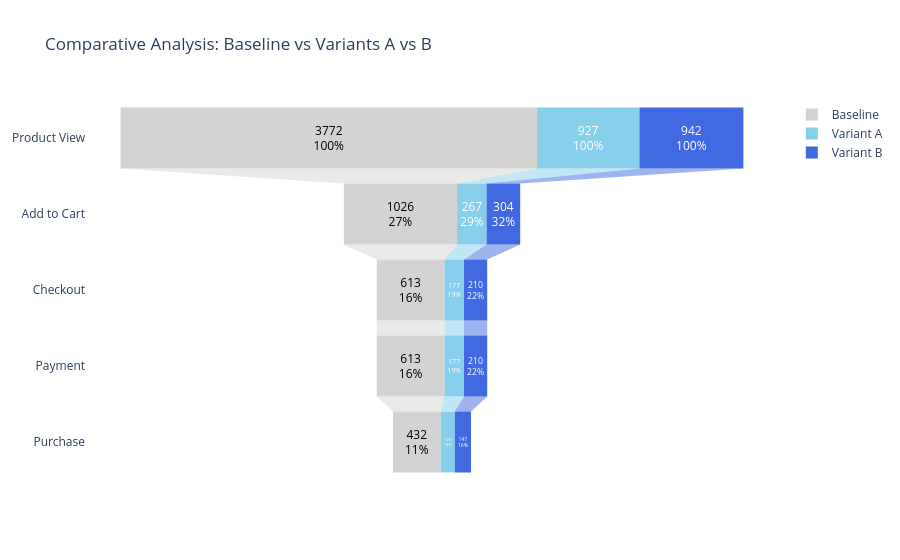
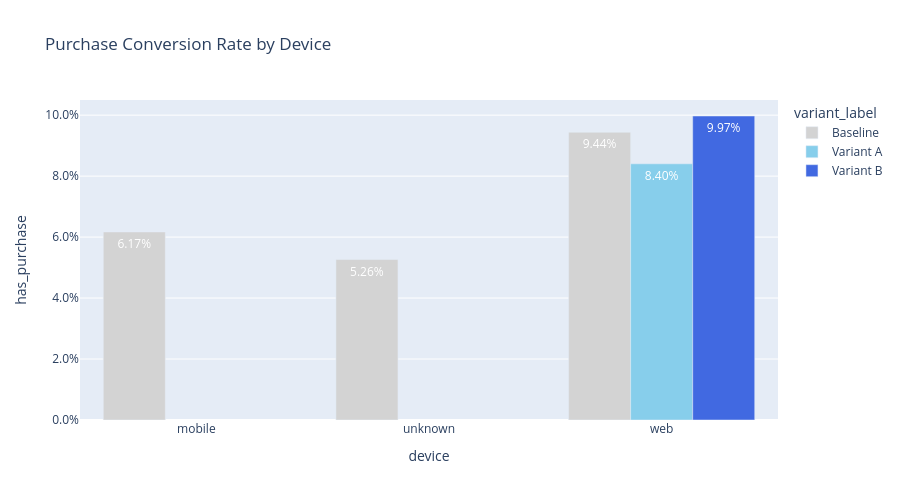
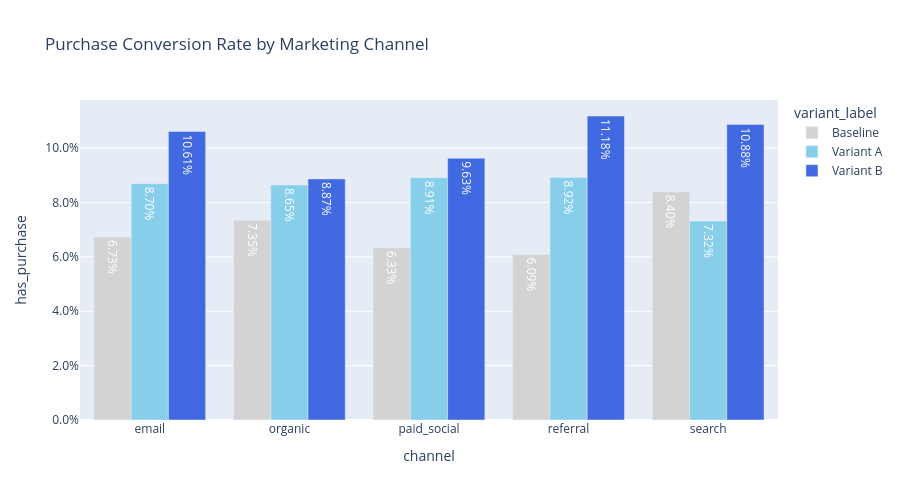
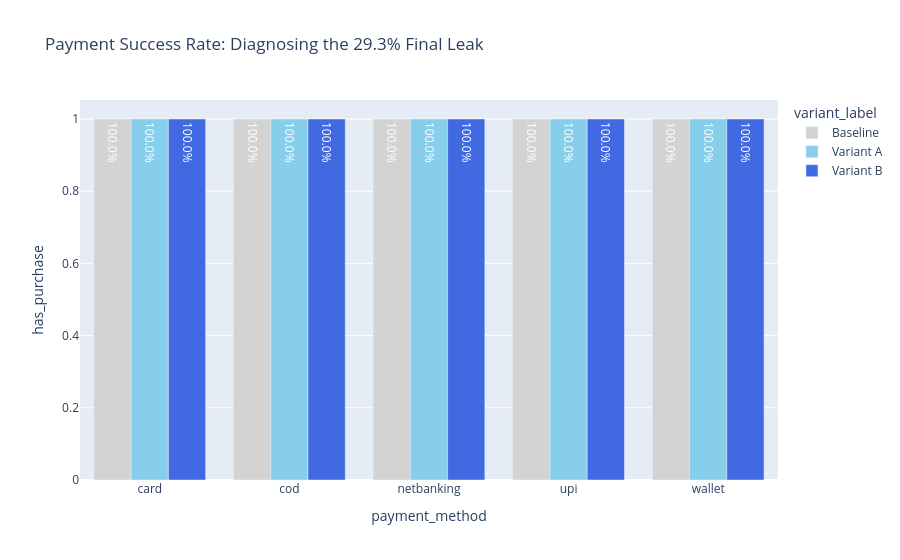

Notebook code cell kept with these figures, in order:
### Markdown cell above
## **PART C**
### **1. FUNNEL DIAGNOSIS & ROOT CAUSE**

### Code cell
# 1. FUNNEL CALCULATION (Baseline vs A vs B)
funnel_steps = ['has_product_view', 'has_add_to_cart', 'has_begin_checkout', 'has_payment_attempt', 'has_purchase']
funnel_labels = ['Product View', 'Add to Cart', 'Checkout', 'Payment', 'Purchase']

funnel_results = []
for label in ORDER:
    variant_df = df_master[df_master['variant_label'] == label]
    counts = [variant_df[step].sum() for step in funnel_steps]
    
    # Calculate step-to-step drop-off
    rates = [100.0]
    drop_offs = [0.0]
    for i in range(1, len(counts)):
        rate = (counts[i] / counts[i-1] * 100) if counts[i-1] > 0 else 0
        rates.append(round(rate, 2))
        drop_offs.append(round(100 - rate, 2))
    
    max_idx = np.argmax(drop_offs)
    funnel_results.append({
        'Variant': label,
        'Max_drop_off': drop_offs[max_idx],
        'Step': funnel_labels[max_idx],
        'Counts': counts
    })

# Display Summary Table
display(pd.DataFrame(funnel_results)[['Variant', 'Max_drop_off', 'Step']])

# 2. INTERACTIVE COMPARATIVE FUNNEL
fig_funnel = go.Figure()
for res in funnel_results:
    fig_funnel.add_trace(go.Funnel(
        name=res['Variant'],
        y=funnel_labels,
        x=res['Counts'],
        marker={'color': PALETTE[res['Variant']]},
        textinfo="value+percent initial", 
        textposition="inside",
        textfont=dict(color='white' if res['Variant'] != 'Baseline' else 'black')
    ))
fig_funnel.update_layout(title_text="Comparative Analysis: Baseline vs Variants A vs B", template="plotly_white")
fig_funnel.show()

# 3. TIME-TO-STEP METRICS (Median & Distribution)
time_stages = ['time_to_cart_sec', 'time_to_checkout_sec', 'time_to_purchase_sec']
stage_labels = ['Add to Cart', 'Checkout', 'Purchase']

# A. Median Bar Chart
median_time = df_master.groupby('variant_label')[time_stages].median().reindex(ORDER).reset_index()
median_melted = median_time.melt(id_vars='variant_label', var_name='Stage', value_name='Median Seconds')
median_melted['Stage'] = median_melted['Stage'].replace(dict(zip(time_stages, stage_labels)))

plt.figure(figsize=(12, 6))
ax = sns.barplot(data=median_melted, x='Stage', y='Median Seconds', hue='variant_label', palette=PALETTE)
for container in ax.containers:
    ax.bar_label(container, fmt='%.1f', label_type='center', color='white',fontsize=10)
plt.title('Median Time to Step: Comparison by Stage (All Groups)')
plt.ylabel('Median Seconds')
plt.xlabel('Funnel Stage')
plt.show()

# B. Time Distribution Boxplots
plt.figure(figsize=(14, 7))
melted_dist = df_master.melt(id_vars=['variant_label'], value_vars=time_stages, var_name='Stage', value_name='Seconds')
sns.boxplot(data=melted_dist[melted_dist['Seconds'] > 0], x='Stage', y='Seconds', 
            hue='variant_label', palette=PALETTE, hue_order=ORDER)
plt.yscale('log')
plt.title('Time Distribution per Stage (Diagnosing Friction)')
plt.ylabel('Seconds (Log Scale)')
plt.show()

# 4. SEGMENTED ROOT CAUSE (Device, Channel, Payment)
def plot_labeled_cvr(segment_col, title):
    plot_df = df_master.groupby([segment_col, 'variant_label'])['has_purchase'].mean().reset_index()
    fig = px.bar(plot_df, x=segment_col, y='has_purchase', color='variant_label', 
                 barmode='group', color_discrete_map=PALETTE, title=title, text='has_purchase')
    
    fig.update_traces(texttemplate='%{text:.2%}', textposition='inside', textfont=dict(color='white'))
    fig.update_layout(yaxis_tickformat='.1%', height=500)
    fig.show()

plot_labeled_cvr('device', 'Purchase Conversion Rate by Device')
plot_labeled_cvr('channel', 'Purchase Conversion Rate by Marketing Channel')

# Payment Method Success Rate
payment_df = df_master[df_master['has_payment_attempt'] == 1].copy()
pay_stats = payment_df.groupby(['payment_method', 'variant_label'])['has_purchase'].mean().reset_index()

fig_pay = px.bar(pay_stats, x='payment_method', y='has_purchase', color='variant_label', 
                 barmode='group', color_discrete_map=PALETTE, text='has_purchase',
                 title="Payment Success Rate: Diagnosing the 29.3% Final Leak")
fig_pay.update_traces(texttemplate='%{text:.1%}', textposition='inside', textfont=dict(color='white'))
fig_pay.show()

### Figure 1 — Plotly figure (JSON) as saved in the notebook; plotly's stock layout.template omitted (floating-point values rounded to 4 significant figures)
{"data": [{"marker": {"color": "lightgrey"}, "name": "Baseline", "textfont": {"color": "black"}, "textinfo": "value+percent initial", "textposition": "inside", "type": "funnel", "x": [3772, 1026, 613, 613, 432], "y": ["Product View", "Add to Cart", "Checkout", "Payment", "Purchase"]}, {"marker": {"color": "skyblue"}, "name": "Variant A", "textfont": {"color": "white"}, "textinfo": "value+percent initial", "textposition": "inside", "type": "funnel", "x": [927, 267, 177, 177, 128], "y": ["Product View", "Add to Cart", "Checkout", "Payment", "Purchase"]}, {"marker": {"color": "royalblue"}, "name": "Variant B", "textfont": {"color": "white"}, "textinfo": "value+percent initial", "textposition": "inside", "type": "funnel", "x": [942, 304, 210, 210, 147], "y": ["Product View", "Add to Cart", "Checkout", "Payment", "Purchase"]}], "layout": {"title": {"text": "Comparative Analysis: Baseline vs Variants A vs B"}}}

### Figure 2 — Plotly figure (JSON) as saved in the notebook; plotly's stock layout.template omitted (floating-point values rounded to 4 significant figures)
{"data": [{"alignmentgroup": "True", "hovertemplate": "variant_label=Baseline<br>device=%{x}<br>has_purchase=%{text}<extra></extra>", "legendgroup": "Baseline", "marker": {"color": "lightgrey", "pattern": {"shape": ""}}, "name": "Baseline", "offsetgroup": "Baseline", "orientation": "v", "showlegend": true, "text": [0.06169, 0.05263, 0.09441], "textfont": {"color": "white"}, "textposition": "inside", "texttemplate": "%{text:.2%}", "type": "bar", "x": ["mobile", "unknown", "web"], "xaxis": "x", "y": [0.06169, 0.05263, 0.09441], "yaxis": "y"}, {"alignmentgroup": "True", "hovertemplate": "variant_label=Variant A<br>device=%{x}<br>has_purchase=%{text}<extra></extra>", "legendgroup": "Variant A", "marker": {"color": "skyblue", "pattern": {"shape": ""}}, "name": "Variant A", "offsetgroup": "Variant A", "orientation": "v", "showlegend": true, "text": [0.08404], "textfont": {"color": "white"}, "textposition": "inside", "texttemplate": "%{text:.2%}", "type": "bar", "x": ["web"], "xaxis": "x", "y": [0.08404], "yaxis": "y"}, {"alignmentgroup": "True", "hovertemplate": "variant_label=Variant B<br>device=%{x}<br>has_purchase=%{text}<extra></extra>", "legendgroup": "Variant B", "marker": {"color": "royalblue", "pattern": {"shape": ""}}, "name": "Variant B", "offsetgroup": "Variant B", "orientation": "v", "showlegend": true, "text": [0.09973], "textfont": {"color": "white"}, "textposition": "inside", "texttemplate": "%{text:.2%}", "type": "bar", "x": ["web"], "xaxis": "x", "y": [0.09973], "yaxis": "y"}], "layout": {"barmode": "group", "height": 500, "legend": {"title": {"text": "variant_label"}, "tracegroupgap": 0}, "title": {"text": "Purchase Conversion Rate by Device"}, "xaxis": {"anchor": "y", "domain": [0, 1], "title": {"text": "device"}}, "yaxis": {"anchor": "x", "domain": [0, 1], "tickformat": ".1%", "title": {"text": "has_purchase"}}}}

### Figure 3 — Plotly figure (JSON) as saved in the notebook; plotly's stock layout.template omitted (floating-point values rounded to 4 significant figures)
{"data": [{"alignmentgroup": "True", "hovertemplate": "variant_label=Baseline<br>channel=%{x}<br>has_purchase=%{text}<extra></extra>", "legendgroup": "Baseline", "marker": {"color": "lightgrey", "pattern": {"shape": ""}}, "name": "Baseline", "offsetgroup": "Baseline", "orientation": "v", "showlegend": true, "text": [0.0673, 0.07349, 0.06335, 0.06086, 0.08397], "textfont": {"color": "white"}, "textposition": "inside", "texttemplate": "%{text:.2%}", "type": "bar", "x": ["email", "organic", "paid_social", "referral", "search"], "xaxis": "x", "y": [0.0673, 0.07349, 0.06335, 0.06086, 0.08397], "yaxis": "y"}, {"alignmentgroup": "True", "hovertemplate": "variant_label=Variant A<br>channel=%{x}<br>has_purchase=%{text}<extra></extra>", "legendgroup": "Variant A", "marker": {"color": "skyblue", "pattern": {"shape": ""}}, "name": "Variant A", "offsetgroup": "Variant A", "orientation": "v", "showlegend": true, "text": [0.08696, 0.08647, 0.08915, 0.08917, 0.07317], "textfont": {"color": "white"}, "textposition": "inside", "texttemplate": "%{text:.2%}", "type": "bar", "x": ["email", "organic", "paid_social", "referral", "search"], "xaxis": "x", "y": [0.08696, 0.08647, 0.08915, 0.08917, 0.07317], "yaxis": "y"}, {"alignmentgroup": "True", "hovertemplate": "variant_label=Variant B<br>channel=%{x}<br>has_purchase=%{text}<extra></extra>", "legendgroup": "Variant B", "marker": {"color": "royalblue", "pattern": {"shape": ""}}, "name": "Variant B", "offsetgroup": "Variant B", "orientation": "v", "showlegend": true, "text": [0.1061, 0.08871, 0.0963, 0.1118, 0.1088], "textfont": {"color": "white"}, "textposition": "inside", "texttemplate": "%{text:.2%}", "type": "bar", "x": ["email", "organic", "paid_social", "referral", "search"], "xaxis": "x", "y": [0.1061, 0.08871, 0.0963, 0.1118, 0.1088], "yaxis": "y"}], "layout": {"barmode": "group", "height": 500, "legend": {"title": {"text": "variant_label"}, "tracegroupgap": 0}, "title": {"text": "Purchase Conversion Rate by Marketing Channel"}, "xaxis": {"anchor": "y", "domain": [0, 1], "title": {"text": "channel"}}, "yaxis": {"anchor": "x", "domain": [0, 1], "tickformat": ".1%", "title": {"text": "has_purchase"}}}}

### Figure 4 — Plotly figure (JSON) as saved in the notebook; plotly's stock layout.template omitted (floating-point values rounded to 4 significant figures)
{"data": [{"alignmentgroup": "True", "hovertemplate": "variant_label=Baseline<br>payment_method=%{x}<br>has_purchase=%{text}<extra></extra>", "legendgroup": "Baseline", "marker": {"color": "lightgrey", "pattern": {"shape": ""}}, "name": "Baseline", "offsetgroup": "Baseline", "orientation": "v", "showlegend": true, "text": [1.0, 1.0, 1.0, 1.0, 1.0], "textfont": {"color": "white"}, "textposition": "inside", "texttemplate": "%{text:.1%}", "type": "bar", "x": ["card", "cod", "netbanking", "upi", "wallet"], "xaxis": "x", "y": [1.0, 1.0, 1.0, 1.0, 1.0], "yaxis": "y"}, {"alignmentgroup": "True", "hovertemplate": "variant_label=Variant A<br>payment_method=%{x}<br>has_purchase=%{text}<extra></extra>", "legendgroup": "Variant A", "marker": {"color": "skyblue", "pattern": {"shape": ""}}, "name": "Variant A", "offsetgroup": "Variant A", "orientation": "v", "showlegend": true, "text": [1.0, 1.0, 1.0, 1.0, 1.0], "textfont": {"color": "white"}, "textposition": "inside", "texttemplate": "%{text:.1%}", "type": "bar", "x": ["card", "cod", "netbanking", "upi", "wallet"], "xaxis": "x", "y": [1.0, 1.0, 1.0, 1.0, 1.0], "yaxis": "y"}, {"alignmentgroup": "True", "hovertemplate": "variant_label=Variant B<br>payment_method=%{x}<br>has_purchase=%{text}<extra></extra>", "legendgroup": "Variant B", "marker": {"color": "royalblue", "pattern": {"shape": ""}}, "name": "Variant B", "offsetgroup": "Variant B", "orientation": "v", "showlegend": true, "text": [1.0, 1.0, 1.0, 1.0, 1.0], "textfont": {"color": "white"}, "textposition": "inside", "texttemplate": "%{text:.1%}", "type": "bar", "x": ["card", "cod", "netbanking", "upi", "wallet"], "xaxis": "x", "y": [1.0, 1.0, 1.0, 1.0, 1.0], "yaxis": "y"}], "layout": {"barmode": "group", "legend": {"title": {"text": "variant_label"}, "tracegroupgap": 0}, "title": {"text": "Payment Success Rate: Diagnosing the 29.3% Final Leak"}, "xaxis": {"anchor": "y", "domain": [0, 1], "title": {"text": "payment_method"}}, "yaxis": {"anchor": "x", "domain": [0, 1], "title": {"text": "has_purchase"}}}}
